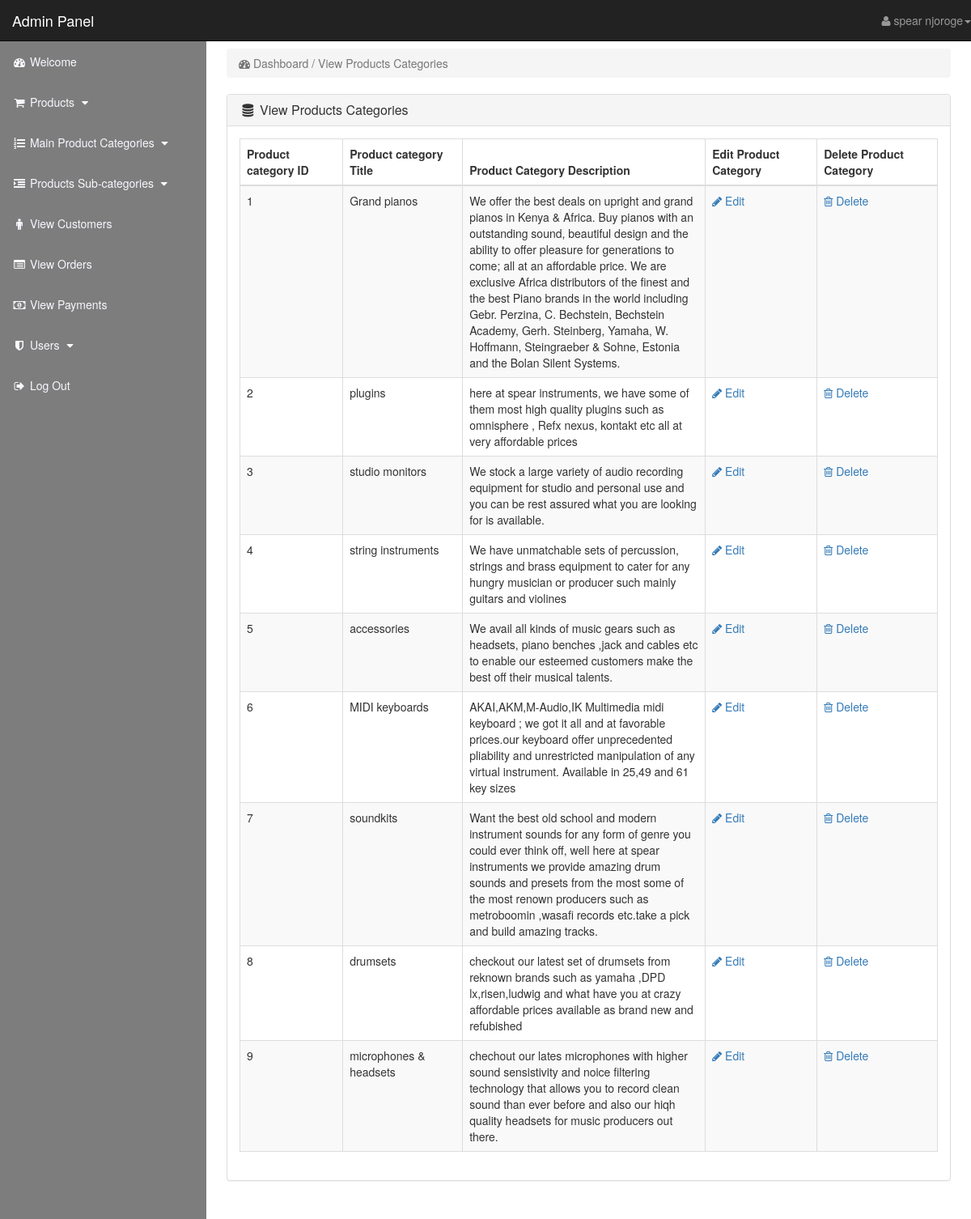
/admin_area/index.php?view_p_cats (signed in), run on the app's committed database.
### tables this page shows
CREATE TABLE `product_categories` (
  `p_cat_id` int(10) NOT NULL,
  `p_cat_title` text NOT NULL,
  `p_cat_desc` text NOT NULL
);

### admin_area/view_p_cats.php (the view)
<?php
	if(!isset($_SESSION['admin_email']))
	{
		echo "<script>window.open('login.php','_self')</script>";
	}
	else
	{
 ?>
 <div class="row">
 	<div class="col-lg-12">
 		<ol class="breadcrumb">
 			<li class="active">
 				<i class="fa fa-dashboard"></i> Dashboard / View Products Categories
 			</li>
 		</ol>
 	</div>
 </div>
 <div class="row">
 	<div class="col-lg-12">
 		<div class="panel panel-default">
 			<div class="panel-heading">
 				<h3 class="panel-title">
 					<i class="fa fa-database fa-fw"></i> View Products Categories
 				</h3>
 			</div>
 			<div class="panel-body">
 				<div class="table-responsive">
 					<table class="table table-bordered table-hover table-striped">
 						<thead>
 							<tr>
 								<th>Product category ID</th>
 								<th>Product category Title</th>
 								<th>Product Category Description</th>
 								<th>Edit Product Category</th>
 								<th>Delete Product Category</th>
 							</tr>
 						</thead>
 						<tbody>
 							<?php
								$i=0;
								$get_p_cats = "select * from product_categories";
								$run_p_cats = mysqli_query($con,$get_p_cats);
								while($row_p_cats = mysqli_fetch_array($run_p_cats))
								{
								$p_cat_id = $row_p_cats['p_cat_id'];
								$p_cat_title = $row_p_cats['p_cat_title'];
								$p_cat_desc = $row_p_cats['p_cat_desc'];
								$i++;
 							?>
 							<tr>
 								<td><?php echo $i; ?></td>
 								<td><?php echo $p_cat_title; ?></td>
 								<td width="300"><?php echo $p_cat_desc; ?></td>
 								<td>
 									<a href="index.php?edit_p_cat=<?php echo $p_cat_id; ?>">
 										<i class="fa fa-pencil"></i> Edit
 								</td>
 								<td>
 									<a href="index.php?delete_p_cat=<?php echo $p_cat_id; ?>">
 										<i class="fa fa-trash-o"></i> Delete
 								</td>
 							</tr>
 							<?php } ?>
 						</tbody>
 					</table>
 				</div>
 			</div>
 		</div>
 	</div>
 </div>
 <?php } ?>

### admin_area/index.php (shortened to what this page needs)
<?php
	include("includes/db.php");
	if(!isset($_SESSION['admin_email']))
	{
		echo "<script>window.open('login.php','_self')</script>";
	}
	else
	{
?>
<?php
	$admin_session = $_SESSION['admin_email'];
	$get_admin = "select * from admins where admin_email ='$admin_session'";
	$run_admin = mysqli_query($con,$get_admin);
	$row_admin = mysqli_fetch_array($run_admin);
	$admin_name = $row_admin['admin_name'];
?>
<!DOCTYPE html>
<html>
<head>
	<link href="css/bootstrap.min.css" rel="stylesheet">
	<link href="css/style.css" rel="stylesheet">
	<link href="fa/css/font-awesome.min.css" rel="stylesheet">
</head>
<body>
	<div id="wrapper">
		<div id="page-wrapper">
			<div class="container-fluid">
		<?php
		  if(isset($_GET['view_p_cats']))
		 {
			include("view_p_cats.php");
		 }
		 ?>
		<?php include("includes/sidebar.php"); ?>
			</div>
		</div>
	</div>
</body>
</html>
<?php } ?>

### admin_area/includes/sidebar.php (shortened to what this page needs)
<?php
	if(!isset($_SESSION['admin_email']))
	{
		echo "<script>window.open('login.php','_self')</script>";
	}
	else
	{
 ?>
<nav class="navbar navbar-inverse navbar-fixed-top">
	<div class="navbar-header">
		<a class="navbar-brand" href="index.php?dashboard">
	Admin Panel
		</a>
	</div>
	<ul class="nav navbar-right top-nav">
		<li class="dropdown">
			<a href="#" class="dropdown-toogle" data-toggle="dropdown">
				<i class="fa fa-user"></i>
				<?php echo $admin_name; ?><b class="caret"></b>
			</a>
		</li>
	</ul>
	<div class="collapse navbar-collapse navbar-ex1-collapes">
		<ul class="nav navbar-nav side-nav">
			<li>
				<a href="index.php?dashboard">
				<i class="fa fa-fw fa-dashboard"></i> Welcome
				</a>
			</li>
			<li>
			<a href="#" data-toggle="collapse" data-target="#products">
				<i class="fa fa-fw fa-shopping-cart"></i> Products
				<i class="fa fa-fw fa-caret-down"></i>
			</a>
			</li>
				<li>
			<a href="#" data-toggle="collapse" data-target="#cat">
				<i class="fa fa-fw fa-list-ol"></i> Main Product Categories
				<i class="fa fa-fw fa-caret-down"></i>
			</a>
		</li>
			<li>
			<a href="#" data-toggle="collapse" data-target="#p_cat">
				<i class="fa fa-fw fa-indent"></i> Products Sub-categories
				<i class="fa fa-fw fa-caret-down"></i>
			</a>
			</li>
			<li>
				<a href="index.php?view_customers">
					<i class="fa fa-fw fa-male"></i> View Customers
				</a>
			</li>
			<li>
				<a href="index.php?view_orders">
					<i class="fa fa-fw fa-list-alt"></i> View Orders
				</a>
			</li>
			<li>
				<a href="index.php?view_payments">
					<i class="fa fa-fw fa-money"></i> View Payments
				</a>
			</li>
			<li>
			<a href="#" data-toggle="collapse" data-target="#users">
				<i class="fa fa-fw fa-shield"></i> Users
				<i class="fa fa-fw fa-caret-down"></i>
			</a>
		</li>
		<li>
			<a href="logout.php">
			<i class="fa fa-fw fa-sign-out"></i> Log Out
			</a>
		</li>
		</ul>
	</div>
</nav>
<?php } ?>

### admin_area/css/style.css (style rules this page uses)
body { margin-top:100px; background:url(images/bg1.png); background-size:cover; }
.active { color: #e74c3c; }
@media (min-width: 768px) { body { margin-top:50px; } }
#wrapper { padding-left:0; }
div.collapse.navbar-collapse.navbar-ex1-collapes { background-color: #222222ad; }
#page-wrapper { width:100%; padding:0; background-color:#22222200; }
@media (min-width: 768px) { #wrapper { padding-left:255px; } }
@media (min-width: 768px) { #page-wrapper { padding:10px; padding-bottom:100%; } }
.top-nav>li { display:inline-block; float:left; }
.top-nav>li>a { padding-top:15px; padding-bottom:15px; line-height:20px; color:#999; }
.navbar-inverse .navbar-brand { color: ghostwhite; }
@media (min-width: 768px) { .side-nav { position:fixed; top:51px; width:255px; border-radius:0; overflow-y:auto; background-color: #22222295; bottom:0; overflow-x:hidden; padding-bottom:40px; } }
@media (min-width: 768px) { .navbar-inverse .navbar-nav>li>a { color:ghostwhite; } }
@media (min-width: 768px) { .navbar-inverse .navbar-nav>li>a { transition: 0.6s ease-in; } }
@media (min-width: 768px) { .side-nav>li>a { width:255px; } }

### data on the page
product_categories: p_cat_title "Grand pianos", p_cat_desc "We offer the best deals on upright and grand pianos in Kenya & Africa. Buy pianos with an outstanding sound, beautiful design and the ability to offer pleasure for generations to come; all at an affordable price. We are exclusive Africa distributors of the finest and the best Piano brands in the world including Gebr. Perzina, C. Bechstein, Bechstein Academy, Gerh. Steinberg, Yamaha, W. Hoffmann, Steingraeber & Sohne, Estonia and the Bolan Silent Systems."
product_categories: p_cat_title "plugins", p_cat_desc "here at spear instruments, we have some of them most high quality plugins such as omnisphere , Refx nexus, kontakt etc all at very affordable prices"
product_categories: p_cat_title "studio monitors", p_cat_desc "We stock a large variety of audio recording equipment for studio and personal use and you can be rest assured what you are looking for is available."
product_categories: p_cat_title "string instruments", p_cat_desc "We have unmatchable sets of percussion, strings and brass equipment to cater for any hungry musician or producer such mainly guitars and violines"
product_categories: p_cat_title "accessories", p_cat_desc "We avail all kinds of music gears such as headsets, piano benches ,jack and cables etc to enable our esteemed customers make the best off their musical talents."
product_categories: p_cat_title "MIDI keyboards", p_cat_desc "AKAI,AKM,M-Audio,IK Multimedia midi keyboard ; we got it all and at favorable prices.our keyboard offer unprecedented pliability and unrestricted manipulation of any virtual instrument. Available in 25,49 and 61 key sizes"
product_categories: p_cat_title "soundkits", p_cat_desc "Want the best old school and modern instrument sounds for any form of genre you could ever think off, well here at spear instruments we provide amazing drum sounds and presets from the most some of the most renown producers such as metroboomin ,wasafi records etc.take a pick and build amazing tracks."
product_categories: p_cat_title "drumsets", p_cat_desc "checkout our latest set of drumsets from reknown brands such as yamaha ,DPD lx,risen,ludwig and what have you at crazy affordable prices available as brand new and refubished"
product_categories: p_cat_title "microphones & headsets", p_cat_desc "chechout our lates microphones with higher sound sensistivity and noice filtering technology that allows you to record clean sound than ever before and also our hiqh quality headsets for music producers out there."

### other printed values
$admin_name "spear njoroge"
